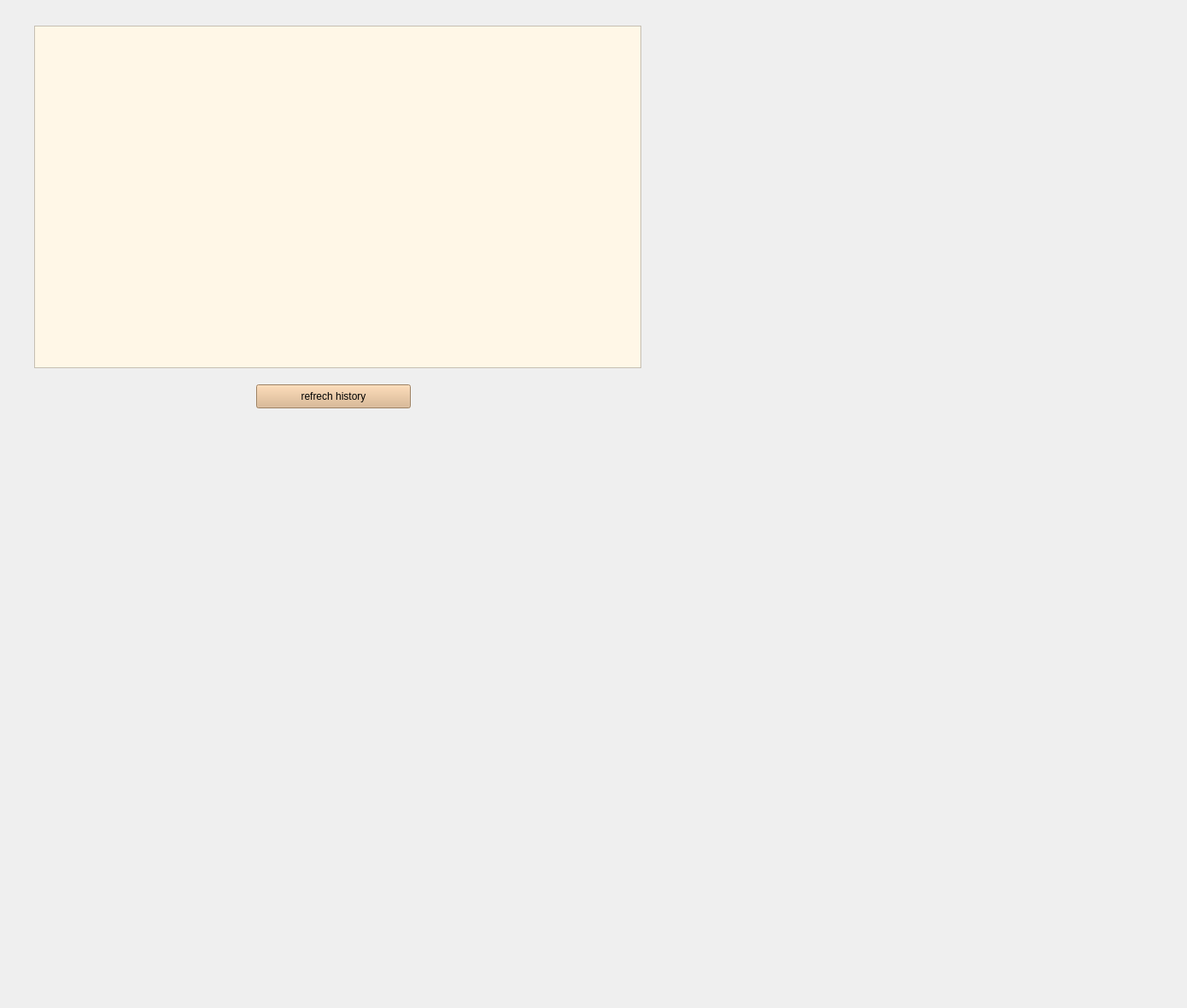
        <widget class="QWidget" name="tab">
         <attribute name="title">
          <string>historique</string>
         </attribute>
         <widget class="QTableView" name="history">
          <property name="geometry">
           <rect>
            <x>40</x>
            <y>30</y>
            <width>711</width>
            <height>401</height>
           </rect>
          </property>
          <property name="styleSheet">
           <string notr="true">background-color: rgb(255, 247, 231);</string>
          </property>
         </widget>
         <widget class="QPushButton" name="displayhistory">
          <property name="geometry">
           <rect>
            <x>300</x>
            <y>450</y>
            <width>181</width>
            <height>28</height>
           </rect>
          </property>
          <property name="styleSheet">
           <string notr="true">color: rgb(0, 0, 0);

font: 8pt &quot;Microsoft Tai Le&quot;;
background-color: rgb(218, 178, 133);</string>
          </property>
          <property name="text">
           <string>refrech history</string>
          </property>
         </widget>
         <widget class="QLabel" name="back1_12">
          <property name="geometry">
           <rect>
            <x>-270</x>
            <y>-330</y>
            <width>1381</width>
            <height>1171</height>
           </rect>
          </property>
          <property name="styleSheet">
           <string notr="true">image: url(:/new/prefix1/imgeee.png);</string>
          </property>
          <property name="text">
           <string/>
          </property>
         </widget>
         <zorder>back1_12</zorder>
         <zorder>history</zorder>
         <zorder>displayhistory</zorder>
        </widget>
